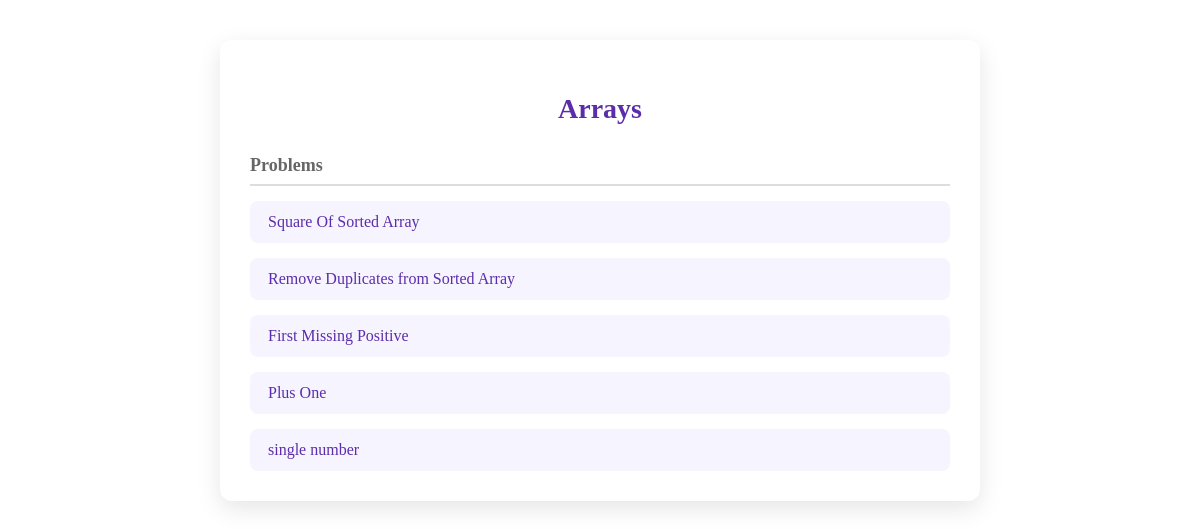
The app's page /topics/1/problems/ (signed in) with its own data.
### authentication/models.py (models this page shows, shortened)
class Topic(models.Model):
    name = models.CharField(max_length=100)
    description = models.TextField(blank=True)

class Problem(models.Model):
    topic = models.ForeignKey(Topic, on_delete=models.CASCADE, related_name='problems')
    title = models.CharField(max_length=200)
    description = models.TextField()
    input_format = models.TextField()
    output_format = models.TextField()

### authentication/views.py (the view)
# urls.py: path('topics/<int:topic_id>/problems/', views.problem_list_view, name='problem_list'),
@login_required
def problem_list_view(request, topic_id):
    topic = get_object_or_404(Topic, id=topic_id)
    problems = topic.problems.all()[:5]  # Limit to 5 problems per topic
    return render(request, 'problem_list.html', {'topic': topic, 'problems': problems})

### authentication/templates/problem_list.html (shortened to what this page needs)
{% load get_item_tags %}
<div class="problem-container">
  <h2 class="topic-heading">{{ topic.name }}</h2>
  <div class="problem-list">
    <div class="problem-header">
      <span>Problems </span>
    </div>
    {% for problem in problems %}
      <div class="problem-item">
        <a href="{% url 'problem_detail' problem.id %}" >{{ problem.title }}</a>
      </div>
    {% empty %}
      <div class="problem-item">
        <em>No problems available for this topic yet.</em>
      </div>
    {% endfor %}
  </div>
</div>

### authentication/templates/problem_list.html (style rules this page uses)
.problem-container { max-width: 700px; margin: 40px auto; padding: 30px; background-color: white; border-radius: 12px; box-shadow: 0 8px 24px rgba(0, 0, 0, 0.1); }
.topic-heading { font-size: 28px; font-weight: bold; margin-bottom: 30px; text-align: center; color: #5c2dab; }
.problem-list { display: flex; flex-direction: column; gap: 15px; }
.problem-header { font-weight: bold; font-size: 18px; color: #666; border-bottom: 2px solid #ddd; padding-bottom: 8px; }
.problem-item { padding: 12px 18px; border-radius: 8px; background-color: #f6f4ff; transition: transform 0.2s ease, box-shadow 0.2s ease; }
.problem-item a { text-decoration: none; color: #5c2dab; font-weight: 500; font-size: 16px; }

### records on screen
Topic: name "Arrays"
Problem: title "Square Of Sorted Array"
Problem: title "Remove Duplicates from Sorted Array"
Problem: title "First Missing Positive"
Problem: title "Plus One"
Problem: title "single number"
